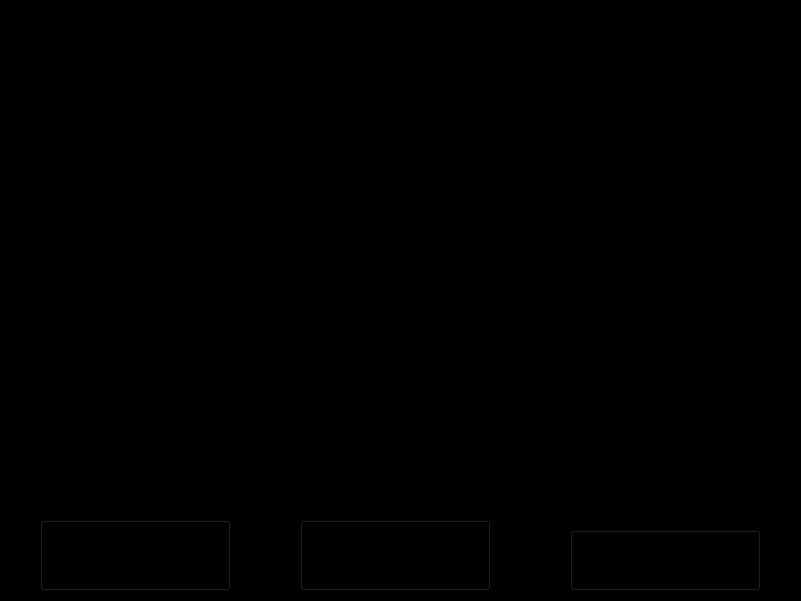
<?xml version="1.0" encoding="UTF-8"?>
<ui version="4.0">
 <class>Form</class>
 <widget class="QWidget" name="Form">
  <property name="windowTitle">
   <string>Form</string>
  </property>
  <property name="styleSheet">
   <string notr="true">background-color: rgb(0, 0, 0);</string>
  </property>
  <widget class="QLabel" name="label">
   <property name="geometry">
    <rect>
     <x>140</x>
     <y>10</y>
     <width>521</width>
     <height>61</height>
    </rect>
   </property>
   <property name="styleSheet">
    <string notr="true">background-color: transparent;</string>
   </property>
   <property name="text">
    <string/>
   </property>
   <property name="pixmap">
    <pixmap>../../../Downloads/GUI files-20230410T095706Z-001/GUI files/KartisTechnology(white).png</pixmap>
   </property>
   <property name="scaledContents">
    <bool>true</bool>
   </property>
  </widget>
  <widget class="QLabel" name="label_2">
   <property name="geometry">
    <rect>
     <x>0</x>
     <y>70</y>
     <width>801</width>
     <height>451</height>
    </rect>
   </property>
   <property name="text">
    <string/>
   </property>
   <property name="pixmap">
    <pixmap resource="../../../Downloads/GUI files-20230410T095706Z-001/GUI files/res.qrc">:/newPrefix/Hero_Template.gif</pixmap>
   </property>
   <property name="scaledContents">
    <bool>true</bool>
   </property>
  </widget>
  <widget class="QPushButton" name="pushButton">
   <property name="geometry">
    <rect>
     <x>40</x>
     <y>520</y>
     <width>191</width>
     <height>71</height>
    </rect>
   </property>
   <property name="cursor">
    <cursorShape>PointingHandCursor</cursorShape>
   </property>
   <property name="styleSheet">
    <string notr="true">border-image: url(:/newPrefix/start.png);
background-color: transparent;</string>
   </property>
   <property name="text">
    <string/>
   </property>
  </widget>
  <widget class="QPushButton" name="pushButton_2">
   <property name="geometry">
    <rect>
     <x>300</x>
     <y>520</y>
     <width>191</width>
     <height>71</height>
    </rect>
   </property>
   <property name="cursor">
    <cursorShape>PointingHandCursor</cursorShape>
   </property>
   <property name="styleSheet">
    <string notr="true">border-image: url(:/newPrefix/login.png);
background-color: transparent;</string>
   </property>
   <property name="text">
    <string/>
   </property>
  </widget>
  <widget class="QPushButton" name="pushButton_3">
   <property name="geometry">
    <rect>
     <x>570</x>
     <y>530</y>
     <width>191</width>
     <height>61</height>
    </rect>
   </property>
   <property name="cursor">
    <cursorShape>PointingHandCursor</cursorShape>
   </property>
   <property name="styleSheet">
    <string notr="true">border-image: url(:/newPrefix/exit(with border).png);
background-color: transparent;</string>
   </property>
   <property name="text">
    <string/>
   </property>
  </widget>
 </widget>
 <resources>
  <include location="../../../Downloads/GUI files-20230410T095706Z-001/GUI files/res.qrc"/>
 </resources>
 <connections/>
</ui>
